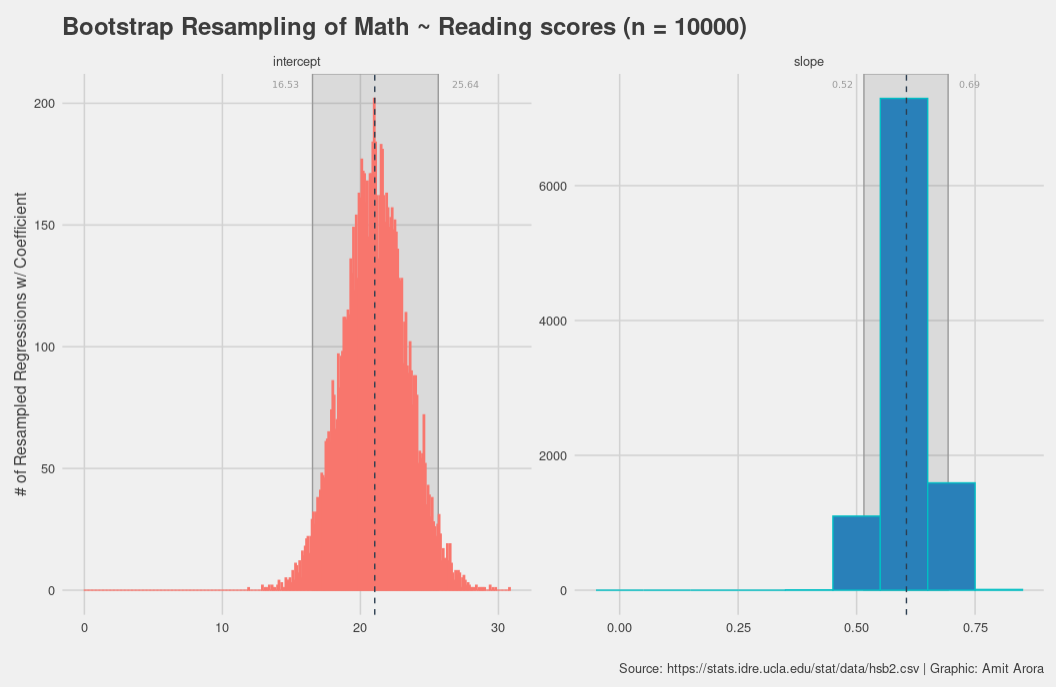

The R source for this figure:
library(glue)
library(dplyr)
library(tidyr)
library(ggplot2)
library(ggrepel)
library(ggpmisc)
library(forcats)
library(ggthemes)
library(janitor)
library(lubridate)
library(tidyverse)

#install.packages("boot",dep=TRUE)
library(boot)
scores <- read_csv("https://stats.idre.ucla.edu/stat/data/hsb2.csv") %>%
  janitor::clean_names()
head(scores)
glimpse(scores)

df <- scores %>%
  select(math, read) %>%
  rename(y=math, x=read)


set.seed(1)

lm_res <- function(df) {
  model <- lm(y ~ x, df %>% sample_frac(replace=T))
  return (model$coefficients)
}

model_base <- lm(y ~ x, df)
summary(model_base)

NUM_REPLICATES <- 10000
df_boot <- replicate(NUM_REPLICATES, lm_res(df))
df_boot <- tibble::as_tibble(data.frame(t(df_boot)) %>% rename(intercept=`X.Intercept.`, slope=x))

df_boot_tidy <- df_boot %>%
  gather(var, value)

df_boot_agg <- df_boot_tidy %>%
  group_by(var) %>%
  summarize(
    average = mean(value),
    low_ci = quantile(value, 0.025),
    high_ci = quantile(value, 0.975)
  ) %>%
  mutate(value=0)

df_coefs <- data.frame(var=c("intercept", "slope"), val=c(as.numeric(model_base$coefficients[1]), as.numeric(model_base$coefficients[2])))

df_boot_tidy %>%
ggplot(aes(x=value, fill=var, col=var)) +
  geom_rect(data=df_boot_agg,
            aes(xmin=low_ci, xmax=high_ci, ymin=0, ymax=Inf),
            color="#999999", fill="#1a1a1a", alpha=0.10) +
  geom_text(data=df_boot_agg, aes(label=sprintf("%0.2f",low_ci), x=low_ci, y=Inf), vjust=2, hjust=1.5, color="#999999", size=2.5, family="Open Sans Condensed Bold") +
  geom_text(data=df_boot_agg, aes(label=sprintf("%0.2f",high_ci), x=high_ci, y=Inf), vjust=2, hjust=-0.5, color="#999999", size=2.5, family="Open Sans Condensed Bold") +
  geom_histogram(binwidth=0.1, fill="#2980b9") +
  geom_vline(data=df_coefs, aes(xintercept = val), color="#2c3e50", size=0.5, linetype="dashed") +
  facet_wrap(~var, scales="free") +
  theme_fivethirtyeight() +
  labs(title=glue("Bootstrap Resampling of Math ~ Reading scores (n = {nrow(df_boot)})"),
       caption="Source: https://stats.idre.ucla.edu/stat/data/hsb2.csv | Graphic: Amit Arora") +
  theme(legend.position = "none", axis.title = element_text()) +
  xlab("") + ylab("# of Resampled Regressions w/ Coefficient")
